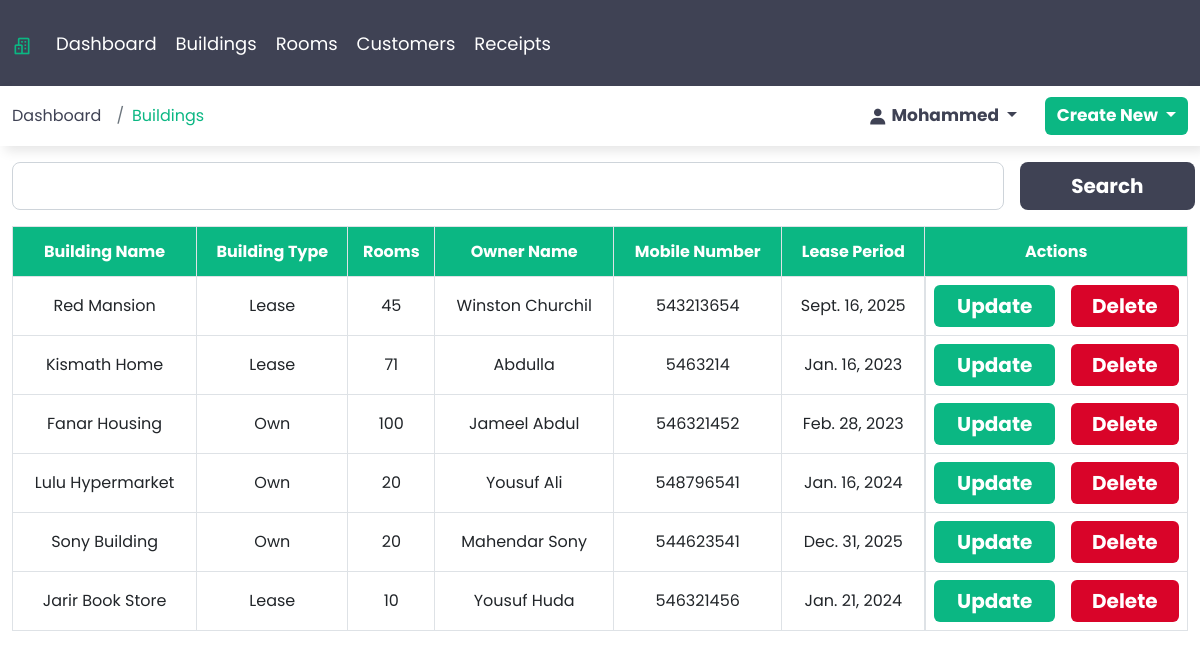
Page /buildings (signed in) on the earlier database version.
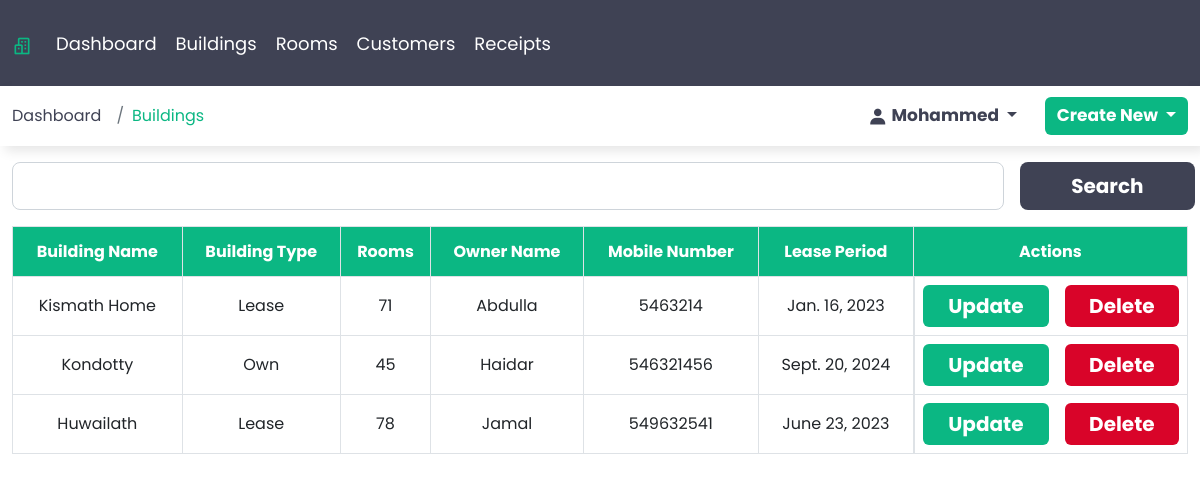
Same page on the later database version.
### webapp/models.py (models this page shows, shortened)
class Building(models.Model):
    building_name = models.CharField(max_length=50)
    name_of_owner = models.CharField(max_length=50)
    building_type = models.ForeignKey(BuildingType, on_delete=models.CASCADE)
    number_of_rooms = models.IntegerField()
    mobile_number = models.IntegerField()
    current_lease_period = models.DateField()
    class Meta:
        verbose_name_plural = 'Buildings'

class BuildingType(models.Model):
    building_type = models.CharField(max_length=100)
    class Meta:
        verbose_name_plural = 'Building Type'
    def __str__(self):
        return self.building_type

### webapp/views.py (the view)
# urls.py: path('buildings', views.BuildingsView, name='buildings'),
@login_required()
def BuildingsView(request):
    building_list = Building.objects.all()
    return render(request, 'buildings.html', {'context': 'Buildings', 'building_list': building_list})

### templates/buildings.html (shortened to what this page needs)
{% extends 'base.html' %}
{% load static %}
{% block content %}
    <div class="container-fluid">
        <div class="sub-box">
            <div class="row">
                <div class="col-sm-12 mt-3">
                    <div class="row">
                        <div class="col-sm-12 col-md-12 col-lg-12 col-xl-12 col-xxl-12 search-col">
                            <form action="" class="d-flex gap-3">
                                <input type="text" class="form-control form-control-lg" id="search" >
                                <button type="submit" class="btn btn-lg search">Search</button>
                            </form>
                        </div>
                    </div>
                </div>
                <div class="col-sm-12 mt-3 table-responsive">
                    <table class="table table-hover table-bordered text-center ">
                        <thead>
                            <tr>
                                <th scope="col" class="align-middle">Building Name</th>
                                <th scope="col" class="align-middle">Building Type</th>
                                <th scope="col" class="align-middle">Rooms</th>
                                <th scope="col" class="align-middle">Owner Name</th>
                                <th scope="col" class="align-middle">Mobile Number</th>
                                <th scope="col" class="align-middle">Lease Period</th>
                                <th scope="col" class="align-middle">Actions</th>
                            </tr>
                        </thead>
                        <tbody>
                            {% for list in building_list %}
                            <tr>
                                <td class="align-middle">{{list.building_name}}</td>
                                <td class="align-middle">{{list.building_type}}</td>
                                <td class="align-middle">{{list.number_of_rooms}}</td>
                                <td class="align-middle">{{list.name_of_owner}}</td>
                                <td class="align-middle">{{list.mobile_number}}</td>
                                <td class="align-middle">{{list.current_lease_period}}</td>
                                <td class="d-flex justify-content-between gap-3">
                                    <a href="{% url 'update_building' list.id %}" class="btn update">Update</a>
                                    <form action="{% url 'delete_building' list.id %}" method="post">
                                        <input type="submit" value="Delete" class="btn delete">
                                    </form>
                                </td>
                            </tr>
                            {% endfor %}
                        </tbody>
                    </table>
                </div>
            </div>
        </div>
    </div>
{% endblock %}

### templates/base.html (shortened to what this page needs)
{% load static %}
<!DOCTYPE html>
<html lang="en">
<head>
    <link rel="stylesheet" href="{% static 'css/bootstrap.min.css' %}">
    <link rel="stylesheet" href="{% static 'css/boxicons.min.css' %}">
    <link rel="stylesheet" href="{% static 'css/style.css' %}">
</head>
<body>
        <div class="main-menu">
            <div class="container-fluid">
                <nav class="navbar navbar-expand-lg">
                    <a class="navbar-brand" href="{% url 'home' %}"><i class='bx bx-buildings'></i></a>
                    <div class="collapse navbar-collapse" id="navbarNav">
                        <ul class="navbar-nav">
                            <li class="nav-item">
                            <a class="nav-link" aria-current="page" href="{% url 'home' %}">Dashboard</a>
                            </li>
                            <li class="nav-item">
                            <a class="nav-link" href="{% url 'buildings' %}">Buildings</a>
                            </li>
                            <li class="nav-item">
                            <a class="nav-link" href="{% url 'rooms' %}">Rooms</a>
                            </li>
                            <li class="nav-item">
                            <a class="nav-link" href="{% url 'customers' %}">Customers</a>
                            </li>
                            <li class="nav-item">
                            <a class="nav-link" href="{% url 'receipts' %}">Receipts</a>
                            </li>
                        </ul>
                    </div>
                </nav>
            </div>
        </div>
        <div class="submenu">
            <div class="container-fluid d-flex align-items-center justify-content-between">
                <nav aria-label="breadcrumb">
                    <ol class="breadcrumb">
                      <li class="breadcrumb-item"><a href="{% url 'home' %}">Dashboard</a></li>
                      <li class="breadcrumb-item active bc" aria-current="page">{{context}}</li>
                    </ol>
                </nav>
                <div class="button d-flex align-items-center gap-3">
                    <div class="dropdown">
                        <button class="btn logged_in dropdown-toggle" type="button" data-bs-toggle="dropdown" aria-expanded="false">
                            <i class='bx bxs-user' ></i> Mohammed
                        </button>
                    </div>
                    <div class="dropdown">
                        <button class="btn new dropdown-toggle" type="button" data-bs-toggle="dropdown" aria-expanded="false">
                          Create New
                        </button>
                    </div>
                </div>
            </div>
        </div>
         {% block content %}
         {% endblock %}
</body>
</html>

### static/css/style.css (style rules this page uses)
* { margin:0; padding: 0; box-sizing: border-box; }
:root { --font-primary: "Poppins", sans-serif; }
:root { --weight-700: 700; }
:root { --color-primary: #0bb783; --color-secondary: #3f4254; --color-white: white; }
body { font-family: var(--font-primary); }
a { text-decoration: none; color: var(--color-secondary)s; }
form { width: 100%; z-index: 100; }
.btn { background-color: var(--color-primary); color: var(--color-white); width: 100%; font-weight: 700; font-size: 25px; font-family: var(--font-primary); border: none; }
.main-menu { width: 100vw; background-color: var(--color-secondary); }
.navbar-brand { font-size: 40px; color: var(--color-primary); }
.navbar { background-color: var(--color-secondary); font-size: 18px; }
.navbar .navbar-nav .nav-item .nav-link { color: var(--color-white); }
.navbar-nav { display: flex; align-items: center; gap: 3px; }
.active { background-color: #4D5167; padding: 3px 15px 3px 15px !important; border-radius: 10px; border: 2px solid var(--color-primary); color: var(--color-white)!important; }
.btn.logged_in { background-color: unset; width: unset; font-size: 17px; color: var(--color-secondary); font-weight: var(--weight-700); }
.submenu { height: 60px; color: var(--color-secondary); display: flex; align-items: center; box-shadow: 5px 5px 11px 0px rgba(0,0,0,0.10); }
.active.bc { background-color: unset; padding: 0; border: none; border-radius: 0; color: var(--color-primary)!important; }
.breadcrumb { display: flex; align-items: center; margin-bottom: 0; }
.breadcrumb .breadcrumb-item { color: var(--color-secondary); }
.btn.new { width: unset; font-size: 17px; font-weight: var(--weight-700); background-color: var(--color-primary); }
.bx { font-size: 20px !important; vertical-align: middle; }
.btn.delete { font-size: 20px; background-color: #d90429; }
.btn.update { font-size: 20px; background-color: var(--color-primary); }
#search { width: 90%; }
.btn.search { width: 10%; font-size: 20px; background-color: var(--color-secondary); }
.search-col { padding-right: 5px; }
thead { background-color: var(--color-primary); color: var(--color-white); font-family: var(--font-primary); height: 50px; }
@media screen and (max-width: 1920px) { .btn.delete { width: 100%; } }
@media screen and (max-width: 1920px) { .btn.update { width: 100%; } }
@media screen and (max-width: 1920px) { #search { width: 82%; } }
@media screen and (max-width: 1920px) { .btn.search { width: 18%; } }
@media screen and (max-width: 1400px) { .btn.delete { width: 100%; } }
@media screen and (max-width: 1400px) { .btn.update { width: 100%; } }
@media screen and (max-width: 1400px) { #search { width: 82%; } }
@media screen and (max-width: 1400px) { .btn.search { width: 18%; } }
@media screen and (max-width: 1200px) { .btn.delete { width: 100%; } }
@media screen and (max-width: 1200px) { .btn.update { width: 100%; } }
@media screen and (max-width: 1200px) { #search { width: 85%; } }
@media screen and (max-width: 1200px) { .btn.search { width: 15%; } }

Differences in the rows shown:
removed Building: building_name "Red Mansion", building_type "Lease", number_of_rooms "45", name_of_owner "Winston Churchil", mobile_number "543213654", current_lease_period "Sept. 16, 2025"
removed Building: building_name "Fanar Housing", building_type "Own", number_of_rooms "100", name_of_owner "Jameel Abdul", mobile_number "546321452", current_lease_period "Feb. 28, 2023"
removed Building: building_name "Lulu Hypermarket", building_type "Own", number_of_rooms "20", name_of_owner "Yousuf Ali", mobile_number "548796541", current_lease_period "Jan. 16, 2024"
removed Building: building_name "Sony Building", building_type "Own", number_of_rooms "20", name_of_owner "Mahendar Sony", mobile_number "544623541", current_lease_period "Dec. 31, 2025"
removed Building: building_name "Jarir Book Store", building_type "Lease", number_of_rooms "10", name_of_owner "Yousuf Huda", mobile_number "546321456", current_lease_period "Jan. 21, 2024"
added Building: building_name "Kondotty", building_type "Own", number_of_rooms "45", name_of_owner "Haidar", mobile_number "546321456", current_lease_period "Sept. 20, 2024"
added Building: building_name "Huwailath", building_type "Lease", number_of_rooms "78", name_of_owner "Jamal", mobile_number "549632541", current_lease_period "June 23, 2023"
